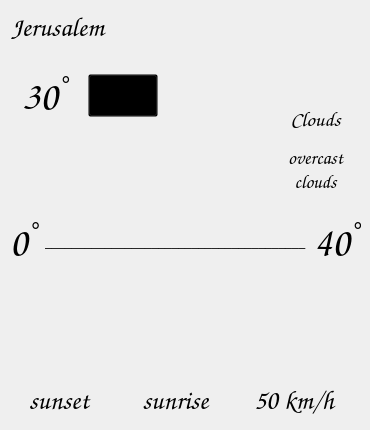
<?xml version="1.0" encoding="UTF-8"?>
<ui version="4.0">
 <class>MainWindow</class>
 <widget class="QMainWindow" name="MainWindow">
  <property name="windowModality">
   <enum>Qt::NonModal</enum>
  </property>
  <property name="enabled">
   <bool>true</bool>
  </property>
  <property name="geometry">
   <rect>
    <x>0</x>
    <y>0</y>
    <width>370</width>
    <height>430</height>
   </rect>
  </property>
  <property name="sizePolicy">
   <sizepolicy hsizetype="Fixed" vsizetype="Fixed">
    <horstretch>0</horstretch>
    <verstretch>0</verstretch>
   </sizepolicy>
  </property>
  <property name="minimumSize">
   <size>
    <width>370</width>
    <height>430</height>
   </size>
  </property>
  <property name="maximumSize">
   <size>
    <width>370</width>
    <height>430</height>
   </size>
  </property>
  <property name="windowTitle">
   <string>Weather</string>
  </property>
  <property name="windowOpacity">
   <double>1.000000000000000</double>
  </property>
  <property name="styleSheet">
   <string notr="true">background-image: url(:/icons/background.png);</string>
  </property>
  <property name="tabShape">
   <enum>QTabWidget::Rounded</enum>
  </property>
  <widget class="QWidget" name="centralwidget">
   <property name="styleSheet">
    <string notr="true"/>
   </property>
   <layout class="QGridLayout" name="gridLayout_5">
    <item row="2" column="5" colspan="2">
     <widget class="QLabel" name="view_lable">
      <property name="maximumSize">
       <size>
        <width>16777215</width>
        <height>50</height>
       </size>
      </property>
      <property name="font">
       <font>
        <family>Comic Sans MS</family>
        <pointsize>16</pointsize>
        <weight>75</weight>
        <bold>true</bold>
       </font>
      </property>
      <property name="styleSheet">
       <string notr="true">background: transparent</string>
      </property>
      <property name="text">
       <string>&lt;html&gt;&lt;head/&gt;&lt;body&gt;&lt;p align=&quot;center&quot;&gt;&lt;span style=&quot; font-size:16pt;&quot;&gt;Clouds&lt;/span&gt;&lt;/p&gt;&lt;/body&gt;&lt;/html&gt;</string>
      </property>
     </widget>
    </item>
    <item row="4" column="1" colspan="5">
     <widget class="QLabel" name="temperature_line_lable">
      <property name="maximumSize">
       <size>
        <width>352</width>
        <height>500</height>
       </size>
      </property>
      <property name="styleSheet">
       <string notr="true">background: transparent</string>
      </property>
      <property name="text">
       <string>_______________________________________</string>
      </property>
     </widget>
    </item>
    <item row="5" column="4" colspan="3">
     <widget class="QLabel" name="wind_icon_lable">
      <property name="maximumSize">
       <size>
        <width>350</width>
        <height>500</height>
       </size>
      </property>
      <property name="styleSheet">
       <string notr="true">background: transparent</string>
      </property>
      <property name="text">
       <string>&lt;html&gt;&lt;head/&gt;&lt;body&gt;&lt;p&gt;&lt;img src=&quot;:/icons/wind.png&quot;/&gt;&lt;/p&gt;&lt;/body&gt;&lt;/html&gt;</string>
      </property>
     </widget>
    </item>
    <item row="5" column="3">
     <widget class="QLabel" name="sunrise_icon_lable">
      <property name="minimumSize">
       <size>
        <width>91</width>
        <height>101</height>
       </size>
      </property>
      <property name="maximumSize">
       <size>
        <width>350</width>
        <height>500</height>
       </size>
      </property>
      <property name="styleSheet">
       <string notr="true">background: transparent</string>
      </property>
      <property name="text">
       <string>&lt;html&gt;&lt;head/&gt;&lt;body&gt;&lt;p&gt;&lt;img src=&quot;:/icons/sunrise.png&quot;/&gt;&lt;/p&gt;&lt;/body&gt;&lt;/html&gt;</string>
      </property>
     </widget>
    </item>
    <item row="4" column="0">
     <widget class="QLabel" name="label_3">
      <property name="font">
       <font>
        <family>Comic Sans MS</family>
        <pointsize>30</pointsize>
        <weight>75</weight>
        <bold>true</bold>
       </font>
      </property>
      <property name="styleSheet">
       <string notr="true">background: transparent</string>
      </property>
      <property name="text">
       <string>&lt;html&gt;&lt;head/&gt;&lt;body&gt;&lt;p align=&quot;center&quot;&gt;&lt;span style=&quot; font-size:30pt;&quot;&gt;0&lt;/span&gt;&lt;span style=&quot; font-size:30pt; vertical-align:super;&quot;&gt;°&lt;/span&gt;&lt;/p&gt;&lt;/body&gt;&lt;/html&gt;</string>
      </property>
     </widget>
    </item>
    <item row="6" column="0" colspan="3">
     <widget class="QLabel" name="sunset_time_lable">
      <property name="maximumSize">
       <size>
        <width>100</width>
        <height>16777215</height>
       </size>
      </property>
      <property name="font">
       <font>
        <family>Comic Sans MS</family>
        <pointsize>22</pointsize>
        <weight>75</weight>
        <bold>true</bold>
       </font>
      </property>
      <property name="styleSheet">
       <string notr="true">background: transparent</string>
      </property>
      <property name="text">
       <string>&lt;html&gt;&lt;head/&gt;&lt;body&gt;&lt;p align=&quot;center&quot;&gt;&lt;span style=&quot; font-size:20pt;&quot;&gt;sunset&lt;/span&gt;&lt;/p&gt;&lt;/body&gt;&lt;/html&gt;</string>
      </property>
     </widget>
    </item>
    <item row="0" column="0" colspan="5">
     <widget class="QLineEdit" name="lineEdit">
      <property name="font">
       <font>
        <family>Comic Sans MS</family>
        <pointsize>20</pointsize>
        <weight>75</weight>
        <bold>true</bold>
       </font>
      </property>
      <property name="cursor">
       <cursorShape>IBeamCursor</cursorShape>
      </property>
      <property name="styleSheet">
       <string notr="true">background: transparent</string>
      </property>
      <property name="text">
       <string>Jerusalem</string>
      </property>
      <property name="frame">
       <bool>false</bool>
      </property>
     </widget>
    </item>
    <item row="3" column="5" colspan="2">
     <widget class="QLabel" name="label_5">
      <property name="font">
       <font>
        <family>Comic Sans MS</family>
        <pointsize>10</pointsize>
        <weight>75</weight>
        <bold>true</bold>
       </font>
      </property>
      <property name="styleSheet">
       <string notr="true">background: transparent</string>
      </property>
      <property name="text">
       <string>&lt;html&gt;&lt;head/&gt;&lt;body&gt;&lt;p align=&quot;center&quot;&gt;&lt;span style=&quot; font-size:14pt;&quot;&gt;overcast clouds&lt;/span&gt;&lt;br/&gt;&lt;/p&gt;&lt;/body&gt;&lt;/html&gt;</string>
      </property>
      <property name="wordWrap">
       <bool>true</bool>
      </property>
     </widget>
    </item>
    <item row="4" column="6">
     <widget class="QLabel" name="label_4">
      <property name="maximumSize">
       <size>
        <width>352</width>
        <height>500</height>
       </size>
      </property>
      <property name="font">
       <font>
        <family>Comic Sans MS</family>
        <pointsize>30</pointsize>
        <weight>75</weight>
        <bold>true</bold>
       </font>
      </property>
      <property name="styleSheet">
       <string notr="true">background: transparent</string>
      </property>
      <property name="text">
       <string>&lt;html&gt;&lt;head/&gt;&lt;body&gt;&lt;p align=&quot;center&quot;&gt;&lt;span style=&quot; font-size:30pt;&quot;&gt;40&lt;/span&gt;&lt;span style=&quot; font-size:30pt; vertical-align:super;&quot;&gt;°&lt;/span&gt;&lt;/p&gt;&lt;/body&gt;&lt;/html&gt;</string>
      </property>
     </widget>
    </item>
    <item row="6" column="3">
     <widget class="QLabel" name="sunrise_time_lable">
      <property name="maximumSize">
       <size>
        <width>100</width>
        <height>16777215</height>
       </size>
      </property>
      <property name="font">
       <font>
        <family>Comic Sans MS</family>
        <pointsize>22</pointsize>
        <weight>75</weight>
        <bold>true</bold>
       </font>
      </property>
      <property name="styleSheet">
       <string notr="true">background: transparent</string>
      </property>
      <property name="text">
       <string>&lt;html&gt;&lt;head/&gt;&lt;body&gt;&lt;p align=&quot;center&quot;&gt;&lt;span style=&quot; font-size:20pt;&quot;&gt;sunrise&lt;/span&gt;&lt;/p&gt;&lt;/body&gt;&lt;/html&gt;</string>
      </property>
     </widget>
    </item>
    <item row="5" column="0" colspan="3">
     <widget class="QLabel" name="sunset_icon_lable">
      <property name="maximumSize">
       <size>
        <width>100</width>
        <height>100</height>
       </size>
      </property>
      <property name="styleSheet">
       <string notr="true">background: transparent</string>
      </property>
      <property name="text">
       <string>&lt;html&gt;&lt;head/&gt;&lt;body&gt;&lt;p&gt;&lt;img src=&quot;:/icons/sunset.png&quot;/&gt;&lt;/p&gt;&lt;/body&gt;&lt;/html&gt;</string>
      </property>
     </widget>
    </item>
    <item row="0" column="5" rowspan="2" colspan="2">
     <widget class="QLabel" name="weather_icon_lable">
      <property name="maximumSize">
       <size>
        <width>16777215</width>
        <height>100</height>
       </size>
      </property>
      <property name="styleSheet">
       <string notr="true">background: transparent</string>
      </property>
      <property name="text">
       <string>&lt;html&gt;&lt;head/&gt;&lt;body&gt;&lt;p&gt;&lt;img src=&quot;:/icons/01d.png&quot;/&gt;&lt;/p&gt;&lt;/body&gt;&lt;/html&gt;</string>
      </property>
     </widget>
    </item>
    <item row="6" column="4" colspan="3">
     <widget class="QLabel" name="wind_speed_lable">
      <property name="font">
       <font>
        <family>Comic Sans MS</family>
        <pointsize>26</pointsize>
        <weight>75</weight>
        <bold>true</bold>
       </font>
      </property>
      <property name="styleSheet">
       <string notr="true">background: transparent</string>
      </property>
      <property name="text">
       <string>&lt;html&gt;&lt;head/&gt;&lt;body&gt;&lt;p align=&quot;center&quot;&gt;&lt;span style=&quot; font-size:20pt;&quot;&gt;50 km/h&lt;/span&gt;&lt;/p&gt;&lt;/body&gt;&lt;/html&gt;</string>
      </property>
     </widget>
    </item>
    <item row="1" column="0" rowspan="2" colspan="2">
     <widget class="QLabel" name="label">
      <property name="maximumSize">
       <size>
        <width>100</width>
        <height>100</height>
       </size>
      </property>
      <property name="font">
       <font>
        <family>Comic Sans MS</family>
        <pointsize>30</pointsize>
        <weight>75</weight>
        <bold>true</bold>
       </font>
      </property>
      <property name="styleSheet">
       <string notr="true">background: transparent</string>
      </property>
      <property name="text">
       <string>&lt;html&gt;&lt;head/&gt;&lt;body&gt;&lt;p align=&quot;center&quot;&gt;30&lt;span style=&quot; vertical-align:super;&quot;&gt;°&lt;/span&gt;&lt;/p&gt;&lt;/body&gt;&lt;/html&gt;</string>
      </property>
     </widget>
    </item>
    <item row="1" column="2" rowspan="2" colspan="2">
     <widget class="QComboBox" name="comboBox_temperature_options">
      <property name="maximumSize">
       <size>
        <width>70</width>
        <height>16777215</height>
       </size>
      </property>
      <property name="font">
       <font>
        <family>Comic Sans MS</family>
        <pointsize>20</pointsize>
        <weight>75</weight>
        <bold>true</bold>
       </font>
      </property>
      <property name="styleSheet">
       <string notr="true">background-color: transparent
</string>
      </property>
      <item>
       <property name="text">
        <string>C°</string>
       </property>
      </item>
      <item>
       <property name="text">
        <string>F°</string>
       </property>
      </item>
     </widget>
    </item>
   </layout>
  </widget>
 </widget>
 <resources>
  <include location="icons/icon.qrc"/>
 </resources>
 <connections/>
</ui>
